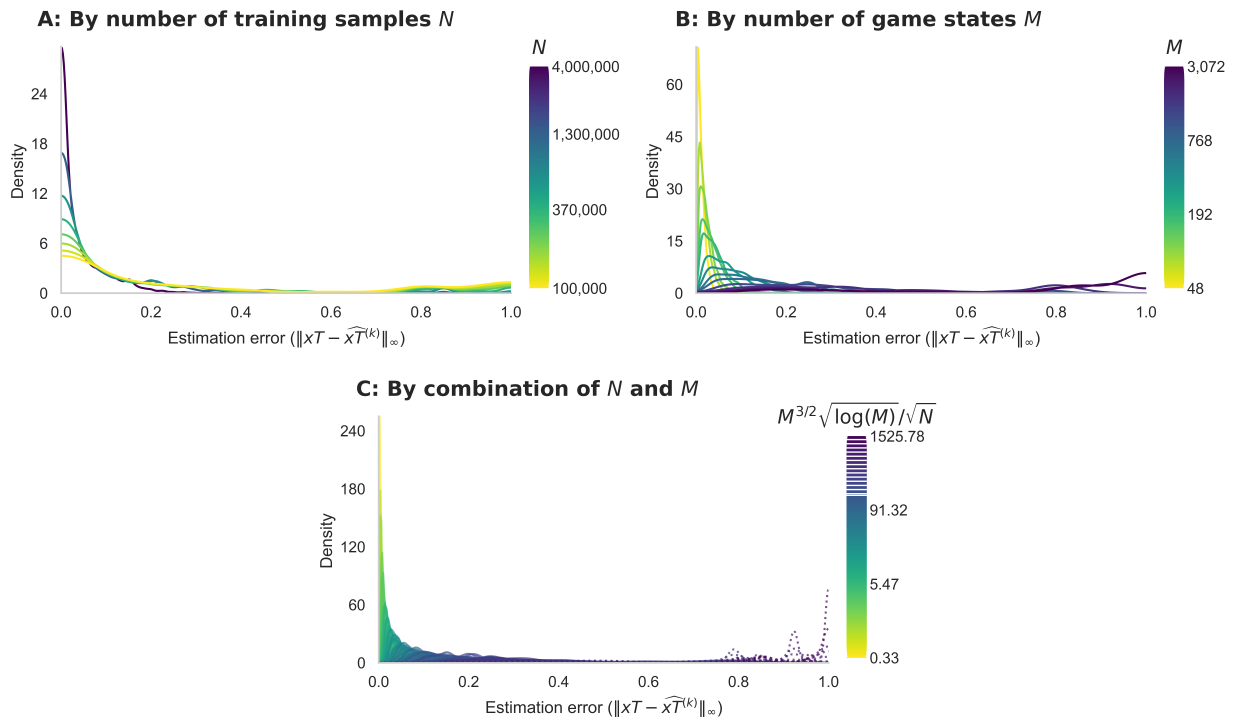
#> input picture paper-2026/4-investigate-results/s4.1-distribution-model-error/figures/estimation_error_density_panels_ABC.png, 7411 x 4364 px (shown at 1/6 size)
$ jupyter execute --allow-errors distribution_fitting.ipynb
#> lines starting #> are read from the running program, lines starting #| are printed output that depends on the picture
[cell 1]
import pandas as pd
import numpy as np
import seaborn as sns

import statsmodels.api as sm

from scipy.stats import gaussian_kde, lognorm
import matplotlib
import matplotlib.pyplot as plt
from matplotlib.ticker import FuncFormatter, MaxNLocator
from PIL import Image

sns.set_theme(style='whitegrid')

[cell 2]
DPI = 600

# Import the data

#> (a cell that did not finish here is left out)

#> (a cell that did not finish here is left out)

#> (a cell that did not finish here is left out)

#> (a cell that did not finish here is left out)

#> (a cell that did not finish here is left out)

# General result inspection

For a general inspection of the errors, we inspect the results by means of KDE plots. The KDEs are made per value of $M$ or $N$ and show the general behavior. At the end, there is also one plot for different values of $M^{3/2}\log(M)/\sqrt{N}$. This quantity came forward from the theoretical results and is used in fitlering out the different values.

The estimation error can attain values in the interval $[0,1]$. As most of the mass is near one of these boundaries, a normal KDE does not suffice. Probability mass will leak outside these boundaries and the actual values near the boundaries will be underestimated. To deal with this, we use a reflected KDE estimate.

[cell 8]
# [13 lines left out: functions bounded_bandwidth, reflected_kde, not called in this run]

x_grid = np.linspace(0, 1, 500)
cmap_name = 'viridis'
cmap = matplotlib.colormaps[cmap_name]
#> (the rest of this cell did not finish here and is left out)

[cell 9]
x_grid = np.linspace(0, 1, 500)
cmap_name = 'viridis'
cmap = matplotlib.colormaps[cmap_name]

# Use log(M) just like in the first plot
#> (the rest of this cell did not finish here and is left out)

#> (a cell that did not finish here is left out)

#> (a cell that did not finish here is left out)

[cell 12]
fig, ax = plt.subplots()

# Colorbar setup (log-normalized, continuous)
#> (the rest of this cell did not finish here and is left out)

[cell 13]
import matplotlib
import matplotlib.pyplot as plt
import numpy as np
from matplotlib.patches import FancyBboxPatch, Rectangle
from matplotlib.cm import ScalarMappable

y_title = 1.05

x_grid = np.linspace(0, 1, 500)
cmap = matplotlib.colormaps["viridis_r"]

# ----------------------------------------------------------
# Figure layout
# ----------------------------------------------------------
fig = plt.figure(figsize=(14, 8), constrained_layout=False)

gs = fig.add_gridspec(
    nrows=2,
    ncols=4,
    hspace=0.5,
    wspace=1.4,  # extra room so the right-side colorbars don't collide with the next panel
)

axes = [
    fig.add_subplot(gs[0, 0:2]),  # A
    fig.add_subplot(gs[0, 2:4]),  # B
    fig.add_subplot(gs[1, 1:3]),  # C (centered)
]

xlabel = r"Estimation error ($\|xT-\widehat{xT}^{(k)}\|_\infty$)"
#> (the rest of this cell did not finish here and is left out)

[cell 14]
# Also save the figure as a greyscale version
panel_img = Image.open('figures/estimation_error_density_panels_ABC.png').convert('L')
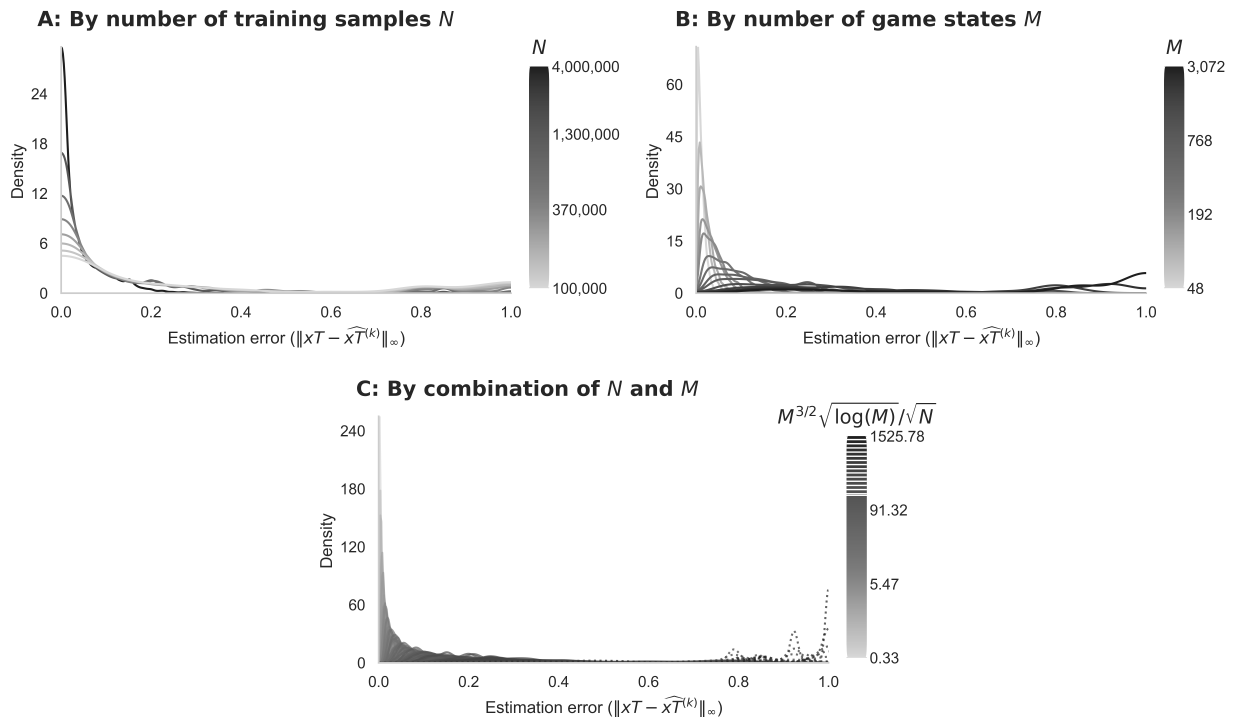
#> panel_img: PIL image 7411x4364 L (shown at 1/6 size); min 30, max 255, mean 247.7
panel_img.save('figures/greyscale_estimation_error_density_panels_ABC.png', dpi=(DPI, DPI))

panel_img = Image.open('figures/estimation_error_density_panels_ABC.png').convert('L')
panel_img.save('figures/greyscale_estimation_error_density_panels_ABC.pdf')


$ run again, with paper-2026/4-investigate-results/s4.1-distribution-model-error/figures/residuals_fitted_M_N.png copied over paper-2026/4-investigate-results/s4.1-distribution-model-error/figures/estimation_error_density_panels_ABC.png
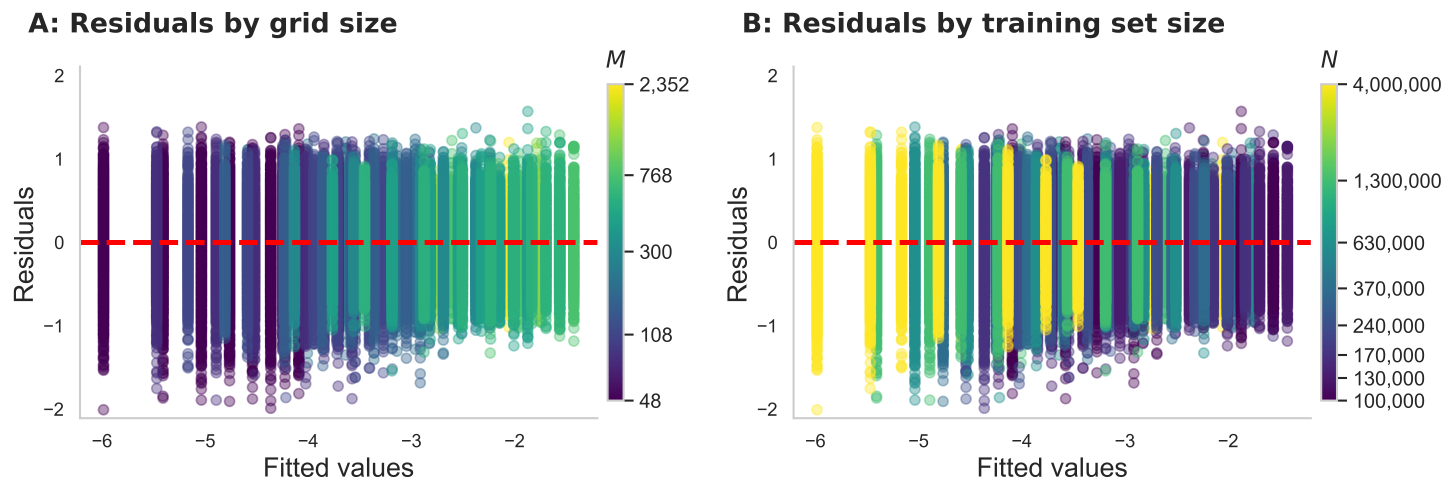
#> input picture paper-2026/4-investigate-results/s4.1-distribution-model-error/figures/residuals_fitted_M_N.png, 7269 x 2470 px (shown at 1/5 size)
#> `panel_img = Image.open('figures/estimation_error_density_panels_ABC.pn..`:
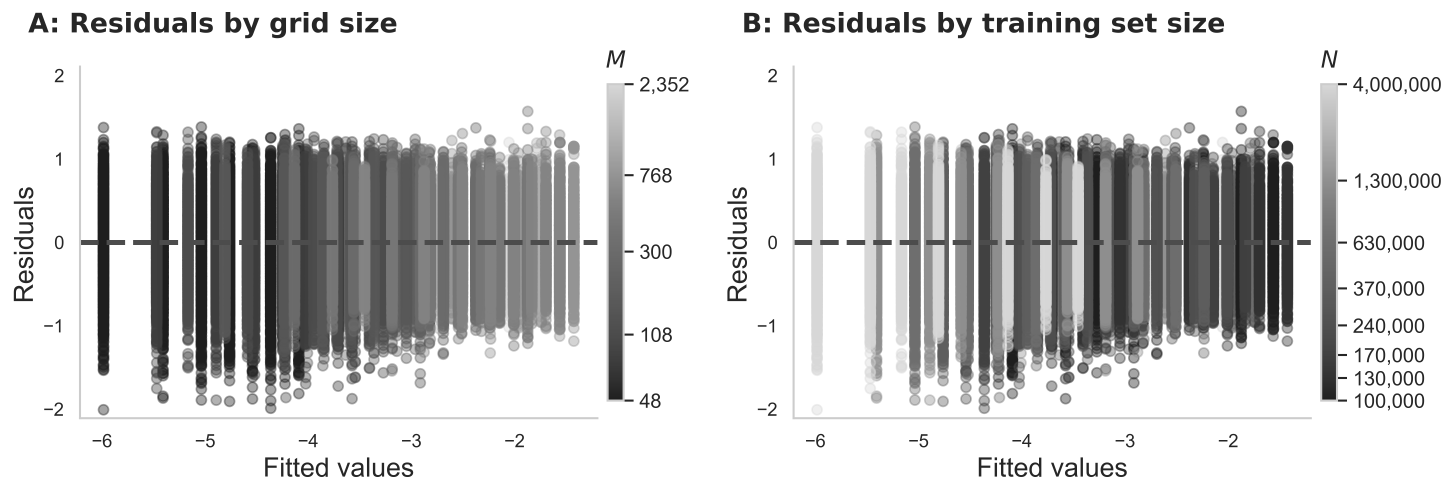
#> panel_img: PIL image 7269x2470 L (shown at 1/5 size); min 28, max 255, mean 211.3
